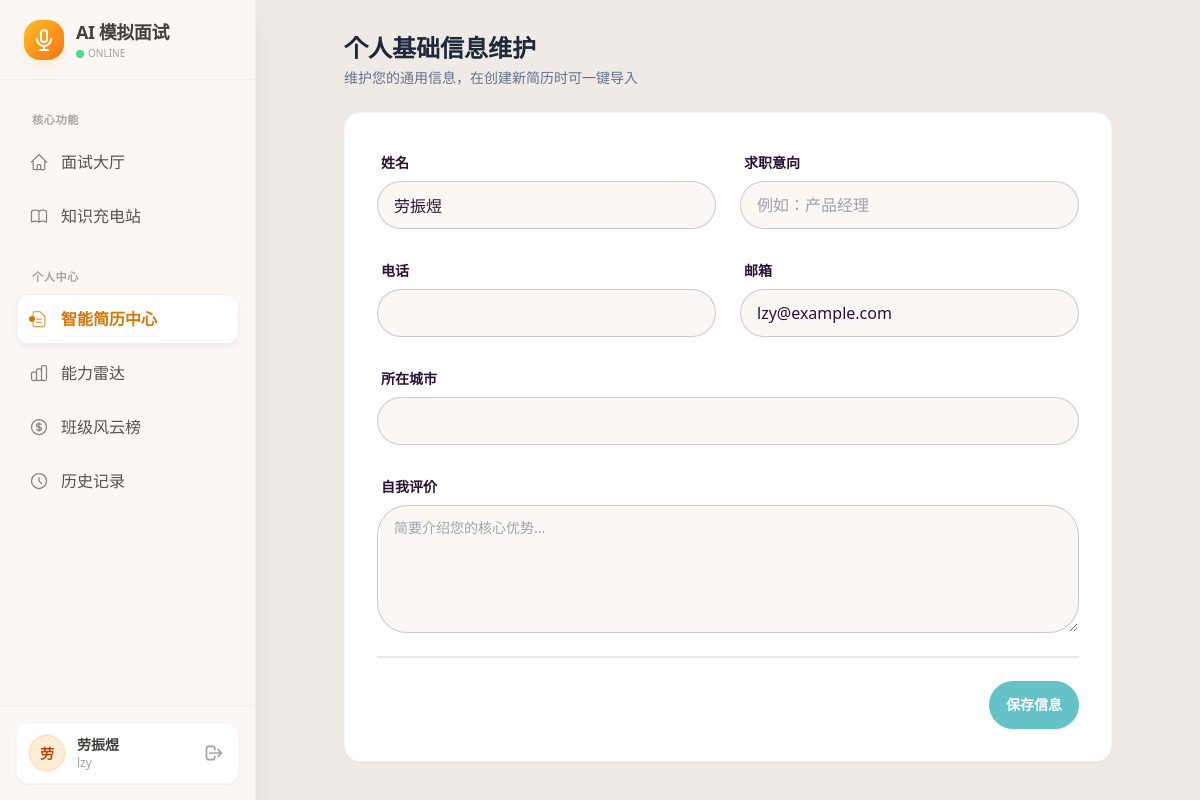
/profile/basic (signed in), run on the app's committed database.
### app/models.py (models this page shows, shortened)
class User(UserMixin, db.Model):
    __tablename__ = 'users'
    id = db.Column(db.Integer, primary_key=True)
    username = db.Column(db.String(50), unique=True, nullable=False)
    password_hash = db.Column(db.String(128))
    truename = db.Column(db.String(50))
    student_id = db.Column(db.String(20), unique=True)
    role = db.Column(db.String(20), default='student')
    department = db.Column(db.String(50))
    class_name = db.Column(db.String(50))
    resume_text = db.Column(db.Text)
    resume_tags = db.Column(db.String(255))  # 用逗号分隔的字符串存储
    profile_info = db.Column(db.JSON)
    created_at = db.Column(db.DateTime, default=datetime.now)

### app/routes.py (the view, shortened to what this page needs)
@bp.route('/profile/basic', methods=['GET', 'POST'])
@login_required
def profile_basic():
    return render_template('profile_basic.html', user=current_user)

### app/templates/profile_basic.html (shortened to what this page needs)
{% extends "base.html" %}
{% block content %}
<div class="max-w-3xl mx-auto space-y-6">
    <div class="flex justify-between items-center">
        <div>
            <h1 class="text-2xl font-bold text-slate-800">个人基础信息维护</h1>
            <p class="text-sm text-slate-500 mt-1">维护您的通用信息，在创建新简历时可一键导入</p>
        </div>
    </div>
    <div class="card bg-white shadow-sm border border-slate-100">
        <div class="card-body">
            <form method="POST">
                {% set info = user.profile_info or {} %}
                <div class="grid grid-cols-1 md:grid-cols-2 gap-6">
                    <div class="form-control">
                        <label class="label"><span class="label-text font-bold">姓名</span></label>
                        <input type="text" name="name" class="input input-bordered" value="{{ info.get('name') or user.truename or '' }}" required>
                    </div>
                    <div class="form-control">
                        <label class="label"><span class="label-text font-bold">求职意向</span></label>
                        <input type="text" name="job_target" class="input input-bordered" value="{{ info.get('job_target', '') }}" placeholder="例如：产品经理">
                    </div>
                    <div class="form-control">
                        <label class="label"><span class="label-text font-bold">电话</span></label>
                        <input type="text" name="phone" class="input input-bordered" value="{{ info.get('phone', '') }}">
                    </div>
                    <div class="form-control">
                        <label class="label"><span class="label-text font-bold">邮箱</span></label>
                        <input type="email" name="email" class="input input-bordered" value="{{ info.get('email') or (user.username ~ '@example.com') }}">
                    </div>
                    <div class="form-control md:col-span-2">
                        <label class="label"><span class="label-text font-bold">所在城市</span></label>
                        <input type="text" name="location" class="input input-bordered" value="{{ info.get('location', '') }}">
                    </div>
                    <div class="form-control md:col-span-2">
                        <label class="label"><span class="label-text font-bold">自我评价</span></label>
                        <textarea name="self_evaluation" class="textarea textarea-bordered h-32" placeholder="简要介绍您的核心优势...">{{ info.get('self_evaluation', '') }}</textarea>
                    </div>
                </div>
                <div class="divider"></div>
                <div class="flex justify-end">
                    <button type="submit" class="btn btn-primary text-white">保存信息</button>
                </div>
            </form>
        </div>
    </div>
</div>
{% endblock %}

### app/templates/base.html (shortened to what this page needs)
<!DOCTYPE html>
<html data-theme="cupcake">
<head>
    <link href="https://cdn.jsdelivr.net/npm/daisyui@4.12.10/dist/full.min.css" rel="stylesheet" type="text/css" />
    <script src="https://cdn.tailwindcss.com"></script>
</head>
<body class="bg-base-200 text-base-content font-sans">
    <aside id="sidebar" style="background-color: #faf7f5;" class="fixed left-0 top-0 h-screen w-64 border-r border-stone-200/60 shadow-xl z-50 sidebar-transition transform -translate-x-full lg:translate-x-0 flex flex-col">
        <div class="h-20 flex items-center px-6 border-b border-stone-200/50">
            <a href="{{ url_for('routes.home') }}" class="flex items-center gap-3 w-full group">
                <div class="w-10 h-10 rounded-2xl bg-gradient-to-br from-amber-400 to-orange-500 flex items-center justify-center shadow-lg shadow-orange-100 group-hover:rotate-3 transition-transform duration-300">
                    <svg xmlns="http://www.w3.org/2000/svg" class="h-6 w-6 text-white" fill="none" viewBox="0 0 24 24" stroke="currentColor">
                        <path stroke-linecap="round" stroke-linejoin="round" stroke-width="2" d="M19 11a7 7 0 01-7 7m0 0a7 7 0 01-7-7m7 7v4m0 0H8m4 0h4m-4-8a3 3 0 01-3-3V5a3 3 0 116 0v6a3 3 0 01-3 3z" />
                    </svg>
                </div>
                <div>
                    <h1 class="text-lg font-bold text-stone-700 tracking-tight">AI 模拟面试</h1>
                    <div class="flex items-center gap-1">
                        <span class="w-2 h-2 rounded-full bg-green-400"></span>
                        <p class="text-[10px] text-stone-400 font-medium uppercase">Online</p>
                    </div>
                </div>
            </a>
        </div>
        <nav class="flex-1 overflow-y-auto sidebar-content px-4 py-2">
            <div class="menu-section-title">核心功能</div>
            <ul class="space-y-1">
                <li>
                    <a href="{{ url_for('routes.home') }}" class="menu-item flex items-center gap-3 px-3 py-3 {{ 'active' if request.endpoint == 'routes.home' else '' }}">
                        <span>面试大厅</span>
                    </a>
                </li>
                <li>
                    <a href="{{ url_for('routes.learning_index') }}" class="menu-item flex items-center gap-3 px-3 py-3 {{ 'active' if request.endpoint and 'learning' in request.endpoint else '' }}">
                        <span>知识充电站</span>
                    </a>
                </li>
                </ul>
            <div class="menu-section-title">个人中心</div>
            <ul class="space-y-1">
                <li>
                    <a href="{{ url_for('routes.resume_dashboard') }}" class="menu-item flex items-center gap-3 px-3 py-3 {{ 'active' if request.endpoint in ['routes.resume_dashboard', 'routes.resume_edit', 'routes.resume_builder', 'routes.profile_basic'] else '' }}">
                        <span>智能简历中心</span>
                    </a>
                </li>
                <li>
                    <a href="{{ url_for('routes.ability_radar') }}" class="menu-item flex items-center gap-3 px-3 py-3 {{ 'active' if request.endpoint == 'routes.ability_radar' else '' }}">
                        <span>能力雷达</span>
                    </a>
                </li>
                <li>
                    <a href="{{ url_for('routes.leaderboard') }}" class="menu-item flex items-center gap-3 px-3 py-3 {{ 'active' if request.endpoint == 'routes.leaderboard' else '' }}">
                        <span>班级风云榜</span>
                    </a>
                </li>
                <li>
                    <a href="{{ url_for('routes.history') }}" class="menu-item flex items-center gap-3 px-3 py-3 {{ 'active' if request.endpoint == 'routes.history' else '' }}">
                        <svg xmlns="http://www.w3.org/2000/svg" class="h-5 w-5 opacity-70" fill="none" viewBox="0 0 24 24" stroke="currentColor"><path stroke-linecap="round" stroke-linejoin="round" stroke-width="1.5" d="M12 8v4l3 3m6-3a9 9 0 11-18 0 9 9 0 0118 0z" /></svg>
                        <span>历史记录</span>
                    </a>
                </li>
            </ul>
        </nav>
        <div class="p-4 border-t border-stone-200/50 bg-[#faf7f5]">
            {% if current_user.is_authenticated %}
                {% set avatar_styles = [
                    'bg-rose-100 text-rose-700 border border-rose-200',
                    'bg-orange-100 text-orange-700 border border-orange-200',
                    'bg-emerald-100 text-emerald-700 border border-emerald-200',
                    'bg-cyan-100 text-cyan-700 border border-cyan-200',
                    'bg-blue-100 text-blue-700 border border-blue-200',
                    'bg-violet-100 text-violet-700 border border-violet-200',
                    'bg-fuchsia-100 text-fuchsia-700 border border-fuchsia-200'
                ] %}
                {% set style_class = avatar_styles[(current_user.id) % 7] %}
                <div class="flex items-center gap-3 w-full p-3 bg-white rounded-xl shadow-sm border border-stone-100">
                    <div class="avatar placeholder">
                        <div class="{{ style_class }} w-9 h-9 rounded-full grid place-items-center ring-2 ring-stone-50">
                            <span class="text-sm font-bold leading-none select-none mt-[1px]">{{ current_user.truename[0] if current_user.truename else '我' }}</span>
                        </div>
                    </div>
                    <div class="flex-1 min-w-0 text-left">
                        <p class="text-sm font-bold text-stone-700 truncate">{{ current_user.truename }}</p>
                        <p class="text-xs text-stone-400 truncate">{{ current_user.username }}</p>
                    </div>
                    <a href="{{ url_for('auth.logout') }}" class="btn btn-ghost btn-xs btn-square text-stone-400 hover:text-red-500" title="退出登录">
                        <svg xmlns="http://www.w3.org/2000/svg" class="h-5 w-5" fill="none" viewBox="0 0 24 24" stroke="currentColor"><path stroke-linecap="round" stroke-linejoin="round" stroke-width="2" d="M17 16l4-4m0 0l-4-4m4 4H7m6 4v1a3 3 0 01-3 3H6a3 3 0 01-3-3V7a3 3 0 013-3h4a3 3 0 013 3v1" /></svg>
                    </a>
                </div>
            {% else %}
                <a href="{{ url_for('auth.login') }}" class="btn btn-primary w-full text-white">立即登录</a>
            {% endif %}
        </div>
    </aside>
    <main class="min-h-screen main-content pt-16 lg:pt-0 transition-all duration-300">
        <div class="p-4 sm:p-6 lg:p-8">
            {% block content %}{% endblock %}
        </div>
    </main>
</body>
</html>

### app/templates/base.html (style rules this page uses)
.sidebar-transition { transition: transform 0.3s ease-in-out; }
.menu-item { position: relative; transition: all 0.2s cubic-bezier(0.4, 0, 0.2, 1); border-radius: 0.75rem; margin-bottom: 4px; font-weight: 500; color: #57534e; border: 1px solid transparent; }
.menu-item.active { background-color: #ffffff !important; color: #d97706 !important; font-weight: 700; box-shadow: 0 4px 6px -1px rgba(0, 0, 0, 0.05); border-color: #fce7f3; }
.menu-item.active::before { content: ''; position: absolute; left: 0.75rem; top: 50%; transform: translateY(-50%); height: 6px; width: 6px; background-color: #d97706; border-radius: 50%; }
.menu-section-title { font-size: 0.7rem; text-transform: uppercase; letter-spacing: 0.05em; color: #a8a29e; font-weight: 800; padding: 1.5rem 1rem 0.5rem 1rem; }
@media (min-width: 1024px) { .main-content { margin-left: 16rem; } }

### data on the page
User: truename "劳", truename "劳振煜", username "lzy", name "劳振煜", email "lzy@example.com"
